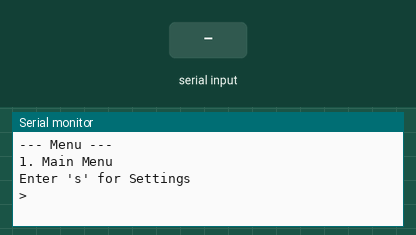
Bench run of a sketch on a simulated Arduino Uno, built with avr-gcc and run on an emulated ATmega328P. On the bench: the last lines printed to the serial monitor. The inputs (shaded band) are chosen by the test bench.

Above: at 1.2 s.
1.3 s: "b" received over Serial
2.8 s: "s" received over Serial
At 4.0 s:
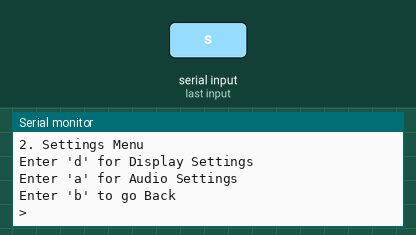
4.3 s: "d" received over Serial
At 5.1 s:
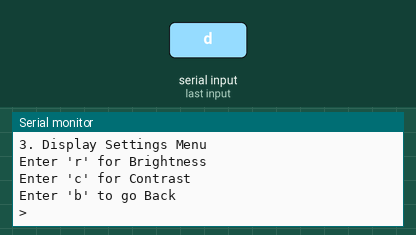
5.8 s: "r" received over Serial
At 7.3 s:
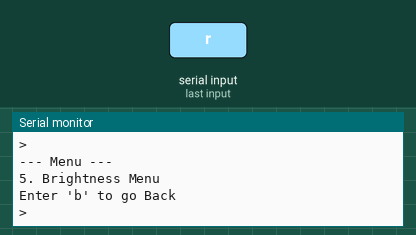

The sketch:

Q4.ino
```cpp
#include <Arduino.h>

#define MAX_MENU_DEPTH 10

// Menu IDs
#define MENU_MAIN 0
#define MENU_SETTINGS 1
#define MENU_DISPLAY_SETTINGS 2
#define MENU_AUDIO_SETTINGS 3
#define MENU_BRIGHTNESS 4
#define MENU_CONTRAST 5

// ================= STACK IMPLEMENTATION =================
class MenuStack {
private:
  int stack[MAX_MENU_DEPTH];
  int top; // Index of the top element, -1 means empty

public:
  MenuStack() : top(-1) {}

  // Push a menu ID onto the stack
  void push(int menuId) {
    if (top == MAX_MENU_DEPTH - 1) {
      Serial.println("Stack Overflow!");
      return;
    }

    top++;
    stack[top] = menuId;
  }

  // Pop and return the top menu ID
  int pop() {
    if (isEmpty()) {
      Serial.println("Stack Underflow!");
      return -1;
    }

    int value = stack[top];
    top--;
    return value;
  }

  // Return the top menu ID without removing it
  int peek() {
    if (isEmpty()) {
      return -1;
    }

    return stack[top];
  }

  bool isEmpty() {
    return top == -1;
  }
};

// ================= GLOBAL VARIABLES =================
MenuStack navStack;
int currentMenu = MENU_MAIN;

// ================= MENU DISPLAY FUNCTION =================
void displayMenu(int menuId) {
  Serial.println("\n--- Menu ---");

  switch (menuId) {
    case MENU_MAIN:
      Serial.println("1. Main Menu");
      Serial.println("Enter 's' for Settings");
      break;

    case MENU_SETTINGS:
      Serial.println("2. Settings Menu");
      Serial.println("Enter 'd' for Display Settings");
      Serial.println("Enter 'a' for Audio Settings");
      Serial.println("Enter 'b' to go Back");
      break;

    case MENU_DISPLAY_SETTINGS:
      Serial.println("3. Display Settings Menu");
      Serial.println("Enter 'r' for Brightness");
      Serial.println("Enter 'c' for Contrast");
      Serial.println("Enter 'b' to go Back");
      break;

    case MENU_AUDIO_SETTINGS:
      Serial.println("4. Audio Settings Menu");
      Serial.println("(No sub-menus)");
      Serial.println("Enter 'b' to go Back");
      break;

    case MENU_BRIGHTNESS:
      Serial.println("5. Brightness Menu");
      Serial.println("Enter 'b' to go Back");
      break;

    case MENU_CONTRAST:
      Serial.println("6. Contrast Menu");
      Serial.println("Enter 'b' to go Back");
      break;

    default:
      Serial.println("Unknown Menu");
      break;
  }

  Serial.print("> ");
}

// ================= SETUP =================
void setup() {
  Serial.begin(115200);
  while (!Serial);

  displayMenu(currentMenu);
}

// ================= LOOP =================
void loop() {

  if (Serial.available() > 0) {

    char command = Serial.read();

    // BACK command
    if (command == 'b') {

      if (!navStack.isEmpty()) {
        currentMenu = navStack.pop();
      } else {
        Serial.println("Already at main menu.");
      }

    } else {

      int nextMenu = -1;

      switch (currentMenu) {

        case MENU_MAIN:
          if (command == 's')
            nextMenu = MENU_SETTINGS;
          break;

        case MENU_SETTINGS:
          if (command == 'd')
            nextMenu = MENU_DISPLAY_SETTINGS;
          else if (command == 'a')
            nextMenu = MENU_AUDIO_SETTINGS;
          break;

        case MENU_DISPLAY_SETTINGS:
          if (command == 'r')
            nextMenu = MENU_BRIGHTNESS;
          else if (command == 'c')
            nextMenu = MENU_CONTRAST;
          break;

        case MENU_AUDIO_SETTINGS:
          // No deeper menus
          break;

        case MENU_BRIGHTNESS:
        case MENU_CONTRAST:
          // No deeper menus
          break;
      }

      // Only navigate if valid command
      if (nextMenu != -1) {
        navStack.push(currentMenu);
        currentMenu = nextMenu;
      }
    }

    displayMenu(currentMenu);
  }
}
```

Measured:
- after the input at 2.8 s, the serial monitor: prints a new line at once (image 1)
- after the input at 4.3 s, the serial monitor: prints a new line at once (image 2)
- after the input at 5.8 s, the serial monitor: prints a new line at once (image 3)
